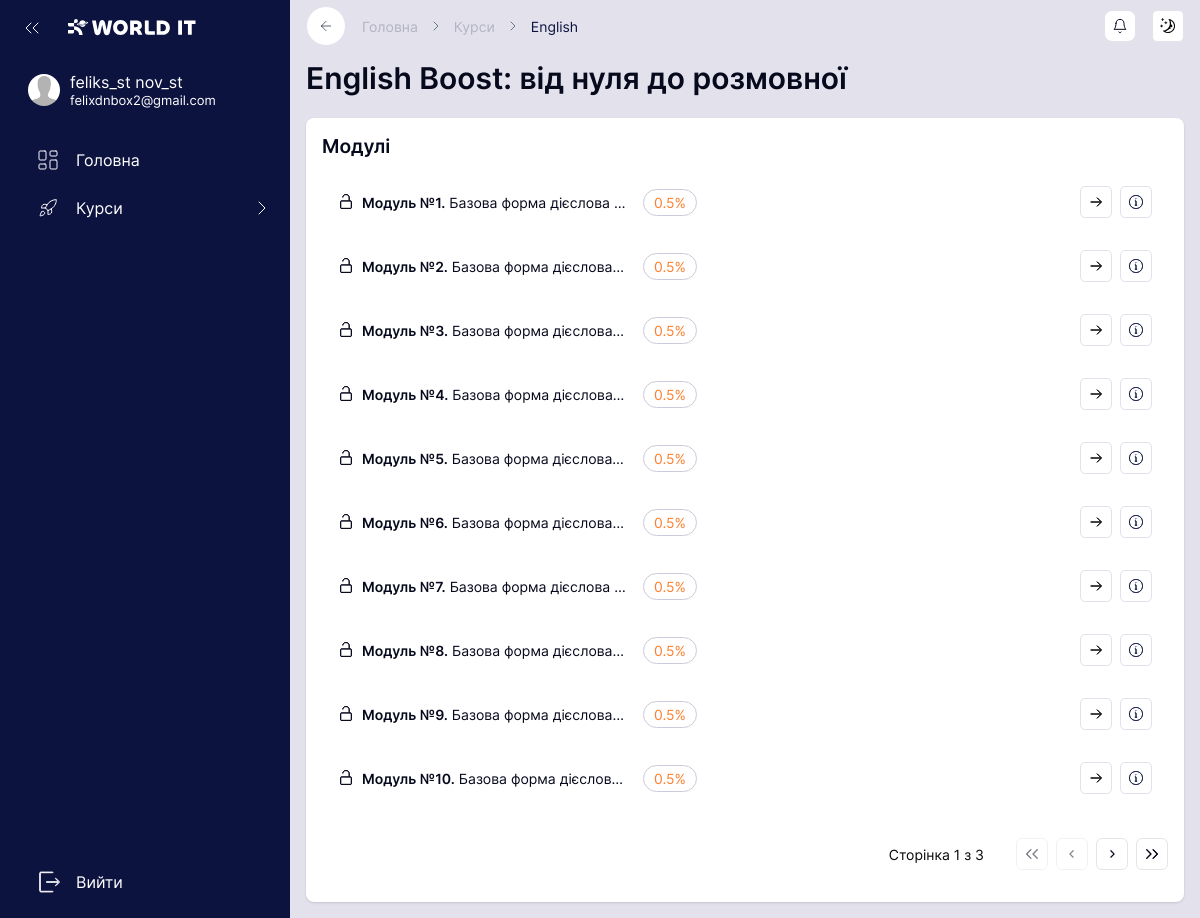
The page /courses/english/modules/ (signed in) on the database its author committed.
### users/models.py (models this page shows, shortened)
class CustomUser(AbstractUser):
    gender_choices = (
        ('Чоловічий', "Чоловічий"),
        ('Жіночий', 'Жіночий'),
    )
    phone_number = models.CharField(max_length=25, unique=True, null=True, blank=True)
    birth_date = models.DateField(null=True, blank=True)
    city = models.CharField(max_length=60, default=None, null=True, blank=True)
    gender = models.CharField(max_length=10, default=None, null=True, choices=gender_choices)
    first_name_en = models.CharField(max_length=50, blank=True, null=True)
    last_name_en = models.CharField(max_length=50, blank=True, null=True)
    github_url = models.URLField(blank=True, null=True)
    messenger = models.CharField(max_length=255, blank=True, null= True)
    avatar = models.ImageField(upload_to="users/avatars", blank=True, null=True)
    visible_password = models.CharField(max_length=100, default=None, blank=True, null=True)
    @property
    def account_types(self):
        returned_types = []
        if self.is_superuser:
            returned_types.append("admin")
        type_list = ["mentor", "manager", "parent", "student"]
        for type in type_list:
            if hasattr(self, f"profile_{type}"):
                returned_types.append(type)
        return returned_types
    @property
    def full_name(self):
        if self.last_name and self.first_name:
            return f"{self.first_name} {self.last_name}"
        else:
            return self.username

### courses/models.py (models this page shows, shortened)
class Course(models.Model):
    name = models.CharField(max_length = 255)
    description = models.TextField()
    preview_description = models.CharField(max_length=255)
    range_age = models.CharField(max_length=5, default="9-17")
    preview_image = models.ImageField(upload_to="courses/")
    dark_preview_image = models.ImageField(upload_to="courses/dark/", blank=True, null=True)
    status = models.ForeignKey(to = CourseStatus, related_name = "courses", on_delete = models.SET_NULL, null = True)
    editors = models.ManyToManyField(to = CustomUser, related_name= 'editable_courses', blank=True)
    users = models.ManyToManyField(to = CustomUser, related_name="courses", blank=True)

class Module(models.Model):
    name = models.CharField(max_length = 255)
    course = models.ForeignKey(to = Course, related_name = "modules", on_delete = models.CASCADE)

### english/views/all_modules.py (the view)
# urls.py: path("modules/", AllModulesView.as_view(), name="all_english_modules"),
@method_decorator(
    required_type(["student", "manager", "admin"]),
    name="get"
)
class AllModulesView(ListView):
    model = Module
    template_name = "english/all_modules.html"
    context_object_name = "modules"
    http_method_names = ["get"]
    paginate_by = 10
    def get_queryset(self):
        modules = Module.objects.filter(
            course_id=settings.ENGLISH_COURSE_ID
        ).order_by("id")
        return modules
    def get_context_data(self, **kwargs):
        english_course = get_object_or_404(Course, pk=settings.ENGLISH_COURSE_ID)
        context = super().get_context_data(**kwargs)
        context["course"] = english_course
        context["header_links"] = [
            ("Курси", "all_courses"),
            ("English", "english:all_english_modules")
        ]
        context["is_staff"] = self._is_staff()
        return context
    def _is_staff(self) -> bool:
            account_types = self.request.user.account_types
            for staff_type in ["admin"]:
                if staff_type in account_types:
                    return True
            return False

### english/templates/english/all_modules.html (shortened to what this page needs)
{% extends 'base_cabinet.html' %}
{% load static %}
{% block links %}
{{ block.super }}
    <link rel="stylesheet" href="{% static 'english/css/all_modules.css' %}">
    <link rel="stylesheet" href="{% static 'english/css/components/all_modules/module_info_modal.css' %}">
{% endblock %}
{% block main %}
    <h2 class="page-title">
        {% if course %}
            {{ course.name }}
        {% else %}
            Курс
        {% endif %}
    </h2>
    <div class="card-container">
        <div class="card">
            <h2 class="card-header">Модулі</h2>
            <div id="modulesContainer">
                {% if modules %}
                    {% for module in modules %}
                        <div class="module-container">
                            <div class="info-labels-container">
                                <img
                                src="{% static 'english/img/info_icons/lock-open-1.svg' %}"
                                alt="lock">
                                <p class="module-title" title="Модуль №{{ module.order_number }} {{ module.name }}">
                                    <span class="module-number">Модуль №{{ module.id }}.</span>
                                    <span class="module-name">{{ module.name }}</span>
                                </p>
                            </div>
                            <div class="progress-container">
                                {% if not is_staff %}
                                    <div class="pill-container">
                                        <p>0.5%</p>
                                    </div>
                                {% endif %}
                            </div>
                            <div class="nav-buttons-container">
                                <a href="{% url 'english:english_module' module.id %}" class="button">
                                    <img src="{% static 'english/img/action_icons/arrow-right.svg' %}" alt="arrow_right">
                                </a>
                                <div
                                    class="button module-info-button"
                                    module-id="{{ module.id }}"
                                    module-name="{{ module.name }}"
                                >
                                    <img src="{% static 'english/img/action_icons/info-circled.svg' %}" alt="info">
                                </div>
                            </div>
                        </div>
                    {% endfor %}
                {% endif %}
            </div>
            {% if page_obj %}
                {% include 'english/components/all_modules/pagination_container.html' with page_obj=page_obj %}
            {% endif %}
        </div>
    </div>
{% endblock %}

### templates/base_cabinet.html (shortened to what this page needs)
{% extends 'base.html' %}
{% load static %}
{% load menu_tags %}
{% block links %}
    <link rel="stylesheet" href="{% static 'css/sidebar.css' %}">
    <link rel="stylesheet" href="{% static 'css/cabinet.css' %}">
    <link rel="stylesheet" href="{% static 'css/sidebar_mobile.css' %}">
{% endblock %}
{% block menu %}
    <aside>
        <div id="mainLinks">
            <div id="headerMenu">
                <img src="{% static 'img/sideBar/icons/back.svg' %}" alt="" id="collapseMenu">
                <div id="logoBlock">
                    <img src="{% static 'img/sideBar/logo.svg' %}" alt="">
                </div>
            </div>
            {% if user.is_authenticated %}
                <div id="userMenu">
                    {% if user.avatar %}
                        <img src="{{ user.avatar.url }}" alt="">
                    {% else %}
                        <img src="{% static 'img/sideBar/anonim.png' %}" alt="">
                    {% endif %}
                    <span>
                        <h5>{{ user.full_name }}</h5>
                        <p>{{ user.email }}</p>
                    </span>
                </div>
            {% endif %}
            <nav>
                {% get_sidebar as sidebar %}
                {% for data in sidebar %}
                    <a href="{{ data.link }}" class="menu-item {% if data.active %}selected-item{% endif %}">
                        <img src="{{ data.img }}" alt="">
                        <p>{{ data.title }}</p>
                        {% if data.sub_items %} <img class="open-menu-btn {% if data.active %}select-open-menu{% endif %}" src="{% static 'img/sideBar/icons/open.svg' %}" alt=""> {% endif %}
                    </a>
                {% endfor %}
            </nav>
        </div>
        {% if user.is_authenticated %}
            <nav id="accountLinks">
                <a href="{% url 'logout' %}" class="menu-item">
                    <img src="{% static 'img/sideBar/icons/exit.svg' %}" alt="">
                    <p>Вийти</p>
                </a>
            </nav>
        {% endif %}
    </aside>
    <main>
        <div id="headerPart">
            <a href="#" id="back">
                <img src="{% static 'cabinet/img/arrowBack.svg' %}" alt="">
            </a>
            <div id="page-path">
                <a href="#" class="dissable">Головна</a>
                {% get_header_links as header_links %}
                {% for text, link in header_links %}
                    <img src="{% static 'cabinet/img/arrowRight.svg' %}" alt="">
                    <a
                        href="
                            {% if link %}
                                {% if '/' in link %}
                                    {{ link }}
                                {% else %}
                                    {% url link %}
                                {% endif %}
                            {% endif %}
                            "
                        class="
                            {% if forloop.counter != header_links|length %}
                                dissable
                            {% endif %}">
                    {{ text }}
                    </a>
                {% endfor %}
            </div>
            <a href="#" id="notification" class="button">
                <img src="{% static 'img/bell.svg' %}" alt="">
            </a>
            <p id="changeTheme" class="button">
                <img src="{% static 'img/moon.svg' %}" alt="">
            </p>
        </div>
        {% block main %}
        {% endblock %}
    </main>
{% endblock %}

### templates/base.html (shortened to what this page needs)
<!DOCTYPE html>
<html lang="en">
  <head>
      {% load static %}
      <link rel="stylesheet" href="{% static 'css/base.css' %}">
      {% block links %}{% endblock %}
  </head>
  <body>
      {% block menu %}{% endblock %}
  </body>
</html>

### english/templates/english/components/all_modules/module_info_modal.html (shortened to what this page needs)
{% load static %}

### english/templates/english/components/all_modules/pagination_container.html (shortened to what this page needs)
{% load static %}
<nav class="pagination-container">
    <p class="pagination-info">
        Сторінка {{ page_obj.number }} з {{ paginator.num_pages }}
    </p>
    <div class="pagination-buttons">
        <a
        class="
        button
        pagination-button
        {% if not page_obj.has_previous %}
            is-disabled
        {% endif %}"
        id="firstPageButton"
        >
            <img src="{% static 'english/img/action_icons/double-arrow-left.svg' %}" alt="double-arrow-left">
        </a>
        <a
        class="
            button
            pagination-button
            {% if not page_obj.has_previous %}
                is-disabled
            {% endif %}
        "
        id="previousPageButton"
        >
            <img src="{% static 'english/img/action_icons/chevron-left.svg' %}" alt="chevron-left">
        </a>
        <a
        class="
            button
            pagination-button
        "
        id="nextPageButton"
        {% if page_obj.has_next %}
            href="?page={{ page_obj.next_page_number }}"
        {% endif %}>
            <img src="{% static 'english/img/action_icons/chevron-right.svg' %}" alt="chevron-right">
        </a>
        <a
        class="
            button
            pagination-button
        "
        id="lastPageButton"
        {% if page_obj.has_next %}
            href="?page={{ paginator.num_pages }}"
        {% endif %}>
            <img src="{% static 'english/img/action_icons/double-arrow-right.svg' %}" alt="double-arrow-right">
        </a>
    </div>
</nav>

### rows shown on the page
CustomUser: full_name "feliks_st nov_st", email "felixdnbox2@gmail.com"
Course: name "English Boost: від нуля до розмовної"
Module: id "1", name "Базова форма дієслова…"
Module: id "2", name "Базова форма дієслова…"
Module: id "3", name "Базова форма дієслова…"
Module: id "4", name "Базова форма дієслова…"
Module: id "5", name "Базова форма дієслова…"
Module: id "6", name "Базова форма дієслова…"
Module: id "7", name "Базова форма дієслова…"
Module: id "8", name "Базова форма дієслова…"
Module: id "9", name "Базова форма дієслова…"
Module: id "10", name "Базова форма дієслов…"

### other values the page prints
{{ data.title }} "Головна" "Курси"
{{ text }} "Курси" "English"
{{ page_obj.number }} "1"
{{ paginator.num_pages }} "3"
